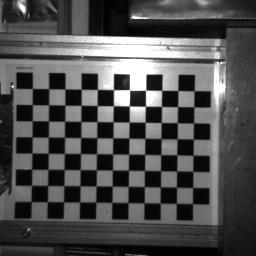
#> input picture configs/calib_raw_20251028_143410_668_pre.jpg, 256 x 256 px
$ python -i black_block_detector.py   (imports and definitions only)
#> lines starting #> are read from the running program, lines starting #| are printed output that depends on the picture; after the words box and inside, x2 and y2 are one past the last pixel; in counts of white or black regions, pixels touching at a corner belong together
#> further down, picture is the input picture: shape (256, 256, 3); min 0, max 255, mean 79
#!/usr/bin/env python
# -*- coding: utf-8 -*-

"""
黑块检测器
从强度图中检测黑色标记块（用于标定）
移植自 VisionCore/tools/detect_black_block_to_xy.py
"""

import cv2
import numpy as np
from typing import List, Tuple, Optional
from dataclasses import dataclass


@dataclass
class BlackBlock:
    """黑块检测结果"""
    center_u: int
    center_v: int
    area_px: float
    score: float


def _build_binaries(gray: np.ndarray) -> List[dict]:
    """生成多种二值化变体以提高检测鲁棒性"""
    variants = []
    h, w = gray.shape[:2]
#> h = 256; w = 256

    # 原始灰度图
    variants.append(("raw", gray))

    # CLAHE增强
    try:
        clahe = cv2.createCLAHE(clipLimit=3.0, tileGridSize=(8, 8))
        variants.append(("clahe", clahe.apply(gray)))
    except Exception:
        pass

    # 直方图均衡化
    try:
        variants.append(("equalize", cv2.equalizeHist(gray)))
    except Exception:
        pass

    # 光照归一化
    try:
        sigma = max(8.0, 0.08 * min(h, w))
#> sigma = 20.48
        bg = cv2.GaussianBlur(gray.astype(np.float32), (0, 0), sigmaX=sigma, sigmaY=sigma)
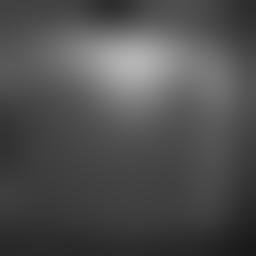
#> bg: shape (256, 256) float32; min 25.72, max 180.9, mean 79
        corr = cv2.divide(gray.astype(np.float32) + 1.0, bg + 1.0, scale=128.0)
        corr = np.clip(corr, 0, 255).astype(np.uint8)
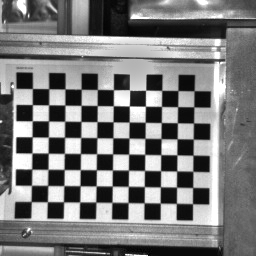
#> corr: shape (256, 256); min 2, max 255, mean 122.7
        variants.append(("illum", corr))
    except Exception:
        pass

    # 对每个变体应用多种阈值方法
    results = []
    k = max(3, int(round(min(h, w) * 0.01)))
#> k = 3
    k = k + 1 if k % 2 == 0 else k
    kernel = cv2.getStructuringElement(cv2.MORPH_RECT, (max(3, k), max(3, k)))
#> kernel = [[1, 1, 1], [1, 1, 1], [1, 1, 1]]

    # 多种块大小
    block_sizes = []
    for bs_ratio in (0.03, 0.05, 0.08):
        bs = int(round(bs_ratio * min(h, w)))
        bs = bs + 1 if bs % 2 == 0 else bs
        if bs >= 5:
            block_sizes.append(bs)
#> after the loop, block_sizes = [9, 13, 21]
    if 25 not in block_sizes:
        block_sizes.append(25)

    Cs = (3, 7, 11)

    for vname, g in variants:
        g_blur = cv2.GaussianBlur(g, (5, 5), 0)

        # Otsu阈值
        _, b_otsu_inv = cv2.threshold(g_blur, 0, 255, cv2.THRESH_BINARY_INV + cv2.THRESH_OTSU)
        m = cv2.morphologyEx(b_otsu_inv, cv2.MORPH_OPEN, kernel, iterations=1)
        m = cv2.morphologyEx(m, cv2.MORPH_CLOSE, kernel, iterations=1)
        results.append({"name": f"{vname}_otsu", "img": m})

        # 自适应阈值
        for bs in block_sizes:
            for C in Cs:
                try:
                    b_adapt_inv = cv2.adaptiveThreshold(
                        g, 255, cv2.ADAPTIVE_THRESH_GAUSSIAN_C,
                        cv2.THRESH_BINARY_INV, bs, C
                    )
                    m2 = cv2.morphologyEx(b_adapt_inv, cv2.MORPH_OPEN, kernel, iterations=1)
                    m2 = cv2.morphologyEx(m2, cv2.MORPH_CLOSE, kernel, iterations=1)
                    results.append({"name": f"{vname}_adapt_b{bs}_C{C}", "img": m2})
                except Exception:
                    pass
#> this loop made 4 passes
#> vname on passes 1 to 4: 'raw', 'clahe', 'equalize', 'illum'
#> pass 1, in _build_binaries, `m = cv2.morphologyEx(m, cv2.MORPH_CLOSE, kernel, iterations=1)`:
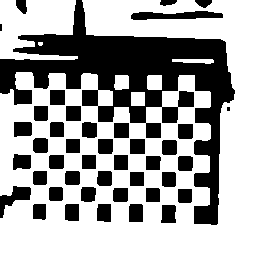
#> m: shape (256, 256); 64.2% white; 42 black regions (2 under 20 px), largest, box (x1, y1, x2, y2) and area: (0, 0, 235, 225) 14800, (131, 11, 223, 20) 579, (0, 186, 31, 218) 418
#> after the loop: b_adapt_inv: shape (256, 256); 38.4% white; 179 white regions (159 under 20 px), largest, box (x1, y1, x2, y2) and area: (15, 72, 212, 221) 13985, (0, 63, 238, 256) 3052, (0, 0, 256, 39) 2756
#> after the loop: b_otsu_inv: shape (256, 256); 52% white; 36 black regions (6 under 20 px), largest, box (x1, y1, x2, y2) and area: (0, 34, 235, 247) 23124, (112, 139, 161, 203) 1274, (130, 0, 254, 20) 1264
#> after the loop:
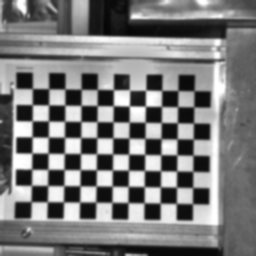
#> g_blur: shape (256, 256); min 6, max 255, mean 122.7
#> after the loop, results = 52 items

    # 去重
    uniq = []
    seen = set()
    for d in results:
        im = d["img"]
        key = (im.shape, int(im.mean()), int(im.std()))
        if key not in seen:
            seen.add(key)
            uniq.append(d)
#> this loop made 52 passes
#> key on passes 1 to 12: ((256, 256), 163, 122), ((256, 256), 57, 106), ((256, 256), 35, 88), ((256, 256), 18, 65), ((256, 256), 74, 116), ((256, 256), 55, 105), ((256, 256), 42, 94), ((256, 256), 97, 123), ((256, 256), 81, 118), ((256, 256), 68, 112), ((256, 256), 100, 124), ((256, 256), 87, 120)
#> after the loop, seen = 42 items; uniq = 42 items

    return uniq


def _ring_contrast(gray: np.ndarray, cnt: np.ndarray, inner_inflate: int = 2, ring: int = 4) -> float:
    """计算轮廓内部与环形边界的对比度"""
    x, y, w, h = cv2.boundingRect(cnt)
    pad = ring + 2
    x0 = max(0, x - pad)
    y0 = max(0, y - pad)
    x1 = min(gray.shape[1], x + w + pad)
    y1 = min(gray.shape[0], y + h + pad)
    roi = gray[y0:y1, x0:x1]

    if roi.size == 0:
        return 0.0

    cnt_shift = cnt.copy()
    cnt_shift[:, 0, 0] -= x0
    cnt_shift[:, 0, 1] -= y0

    mask_in = np.zeros(roi.shape[:2], np.uint8)
    cv2.drawContours(mask_in, [cnt_shift], -1, 255, -1)

    if inner_inflate > 0:
        k = inner_inflate * 2 + 1
        kernel = cv2.getStructuringElement(cv2.MORPH_ELLIPSE, (k, k))
        mask_in = cv2.dilate(mask_in, kernel, iterations=1)

    mask_ring = cv2.dilate(
        mask_in,
        cv2.getStructuringElement(cv2.MORPH_ELLIPSE, (ring * 2 + 1, ring * 2 + 1)),
        1
    )
    mask_ring = cv2.subtract(mask_ring, mask_in)

    if int(mask_ring.sum()) == 0:
        return 0.0

    mean_in = float(cv2.mean(roi, mask=mask_in)[0])
    mean_out = float(cv2.mean(roi, mask=mask_ring)[0])
    return max(0.0, mean_out - mean_in)


def _quad_score(cnt: np.ndarray, gray: np.ndarray) -> Optional[dict]:
    """评估轮廓是否为方形黑块"""
    area = cv2.contourArea(cnt)
    if area <= 1:
        return None

    rect = cv2.minAreaRect(cnt)
    (cx, cy), (w, h), angle = rect
    bw, bh = (w, h) if w >= h else (h, w)

    if bw <= 2 or bh <= 2:
        return None

    ar = bw / float(bh)
    hull = cv2.convexHull(cnt)
    hull_area = cv2.contourArea(hull)

    if hull_area <= 1:
        return None

    solidity = area / float(hull_area)
    peri = cv2.arcLength(cnt, True)
    approx = cv2.approxPolyDP(cnt, 0.03 * peri, True)
    box = cv2.boxPoints(rect)
    x, y, ww, hh = cv2.boundingRect(cnt)
    extent = area / float(max(1, ww * hh))
    contrast = _ring_contrast(gray, cnt, inner_inflate=1, ring=5)

    # 计算综合得分
    score = 0.0
    if len(approx) == 4:
        score += 1.0
    score += max(0.0, 1.0 - abs(ar - 1.0))
    score += max(0.0, min(solidity, 1.0))
    score += max(0.0, min(extent, 1.0))
    score += min(1.0, contrast / 20.0)

    return {
        'center': (float(cx), float(cy)),
        'area': float(area),
        'rect': rect,
        'box': box.astype(np.float32),
        'aspect': float(ar),
        'solidity': float(solidity),
        'extent': float(extent),
        'contrast': float(contrast),
        'size_hint': float((bw + bh) * 0.5),
        'score': float(score)
    }


def _find_black_quads(bin_img: np.ndarray, gray: np.ndarray,
                      min_area_ratio=0.00015, max_area_ratio=0.35) -> List[dict]:
    """在二值图中查找黑色方块"""
    h, w = bin_img.shape[:2]
    img_area = float(h * w)
    contours, _ = cv2.findContours(bin_img, cv2.RETR_EXTERNAL, cv2.CHAIN_APPROX_SIMPLE)

    cand = []
    for cnt in contours:
        area = cv2.contourArea(cnt)
        if not (min_area_ratio * img_area <= area <= max_area_ratio * img_area):
            continue

        qs = _quad_score(cnt, gray)
        if qs is None:
            continue

        # 过滤条件
        if qs['aspect'] < 0.8 or qs['aspect'] > 1.25:
            continue
        if qs['solidity'] < 0.9 or qs['extent'] < 0.6:
            continue
        if qs['contrast'] < 8.0:
            continue

        cand.append(qs)

    cand.sort(key=lambda d: d['score'], reverse=True)
    return cand


def _merge_duplicates(cands: List[dict], dist_thresh: float) -> List[dict]:
    """合并重复检测"""
    kept = []
    for c in cands:
        cx, cy = c['center']
        ok = True
        for k in kept:
            kx, ky = k['center']
            if (cx - kx) ** 2 + (cy - ky) ** 2 <= dist_thresh ** 2:
                ok = False
                break
        if ok:
            kept.append(c)
    return kept


def _pca_axes(points: np.ndarray) -> Tuple[np.ndarray, np.ndarray, np.ndarray]:
    """PCA主成分分析"""
    m = points.mean(axis=0)
    X = points - m
    U, S, Vt = np.linalg.svd(X, full_matrices=False)
    u = Vt[0]
    v = Vt[1] if Vt.shape[0] > 1 else np.array([0.0, 1.0])
    return m, u, v


def _order_grid_by_pca(centers: np.ndarray, rows: int, cols: int) -> List[Tuple[float, float]]:
    """
    使用PCA对网格点排序，确保整齐的行列布局

    Args:
        centers: 点的坐标数组 (N, 2)
        rows: 目标行数
        cols: 目标列数

    Returns:
        按行优先顺序排列的点列表 [(x1,y1), (x2,y2), ...]
    """
    if len(centers) < rows * cols:
        # 点数不足，直接返回
        return [(float(p[0]), float(p[1])) for p in centers]

    # 1. PCA找到主方向
    m, u, v = _pca_axes(centers)

    # u: 第一主成分（通常是行方向，水平方向）
    # v: 第二主成分（通常是列方向，垂直方向）

    # 2. 将所有点投影到主成分上
    proj_u = (centers - m) @ u  # 水平方向投影
    proj_v = (centers - m) @ v  # 垂直方向投影

    # 3. 创建网格结构：根据投影值分配行列索引
    # 为每个点分配行号（基于垂直投影）
    v_sorted_idx = np.argsort(proj_v)

    # 将点均匀分配到rows行
    points_per_row = len(centers) // rows
    remainder = len(centers) % rows

    row_assignments = np.zeros(len(centers), dtype=int)
    current_idx = 0
    for r in range(rows):
        # 前面的行多分配一个点（如果有余数）
        n_points = points_per_row + (1 if r < remainder else 0)
        for i in range(n_points):
            if current_idx < len(v_sorted_idx):
                row_assignments[v_sorted_idx[current_idx]] = r
                current_idx += 1

    # 4. 对每一行，选择最合适的cols个点，并按水平位置排序
    grid_points = []

    for r in range(rows):
        # 找到属于这一行的所有点
        row_mask = row_assignments == r
        row_indices = np.where(row_mask)[0]

        if len(row_indices) == 0:
            # 如果这一行没有点，跳过但保持行序
            continue

        row_centers = centers[row_indices]
        row_proj_u = proj_u[row_indices]

        # 如果这一行点数多于cols，选择均匀分布的cols个点
        if len(row_indices) > cols:
            # 按水平位置排序
            u_order = np.argsort(row_proj_u)

            # 均匀选择cols个点（确保分布均匀）
            selected_indices = []
            for c in range(cols):
                # 计算理想位置（线性插值）
                if cols > 1:
                    ideal_pos = c * (len(u_order) - 1) / (cols - 1)
                else:
                    ideal_pos = 0
                # 选择最接近理想位置的点
                actual_idx = int(round(ideal_pos))
                actual_idx = min(actual_idx, len(u_order) - 1)  # 防止越界
                selected_indices.append(u_order[actual_idx])

            row_centers = row_centers[selected_indices]
            row_proj_u = row_proj_u[selected_indices]

        # 按水平位置排序
        u_order = np.argsort(row_proj_u)
        sorted_row = row_centers[u_order]

        # 严格限制为cols个点
        n_points = min(len(sorted_row), cols)
        for i in range(n_points):
            pt = sorted_row[i]
            grid_points.append((float(pt[0]), float(pt[1])))

    # 最终确保返回 rows * cols 个点（如果点数足够）
    expected_count = rows * cols
    if len(grid_points) > expected_count:
        grid_points = grid_points[:expected_count]

    return grid_points


def detect_black_blocks(image: np.ndarray, max_blocks: int = 12,
                        rows: int = 3, cols: int = 4) -> List[BlackBlock]:
    """
    检测图像中的黑色标记块

    Args:
        image: 输入图像（灰度或彩色）
        max_blocks: 最大检测数量
        rows: 网格行数
        cols: 网格列数

    Returns:
        检测到的黑块列表，按网格顺序排列
    """
    if image is None:
        return []

    # 转为灰度图
    if len(image.shape) == 2:
        gray = image
    else:
        gray = cv2.cvtColor(image, cv2.COLOR_BGR2GRAY)

    # 生成多种二值化
    binaries = _build_binaries(gray)
#> binaries = 42 items

    # 从所有二值图中收集候选
    all_cands = []
    h, w = gray.shape[:2]
    approx_tile = max(8.0, min(h, w) * 0.04)

    for d in binaries:
        b = d["img"]
        cands = _find_black_quads(b, gray)
        all_cands.extend(cands)
#> this loop made 42 passes
#> img_area in _find_black_quads on pass 1: 65536
#> img_area in _find_black_quads on pass 2: 65536
#> pass 1, in _ring_contrast, `roi = gray[y0:y1, x0:x1]`:
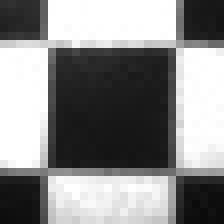
#> roi: shape (28, 28) (shown 8 times larger); min 11, max 255, mean 139.2
#> pass 1, in _ring_contrast, `mask_ring = cv2.subtract(mask_ring, mask_in)`:
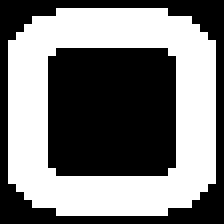
#> mask_ring: shape (28, 28) (shown 8 times larger); 48% white; 1 white region, box (x1, y1, x2, y2) and area: (1, 1, 27, 27) 376
#> after the loop:
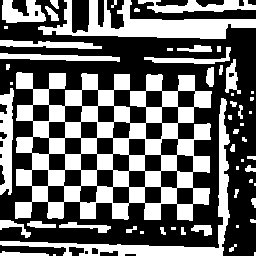
#> b: shape (256, 256); 41.6% white; 56 white regions (19 under 20 px), largest, box (x1, y1, x2, y2) and area: (15, 72, 212, 221) 14223, (38, 0, 256, 39) 3551, (0, 98, 230, 256) 2882

    # 按得分排序并去重
    all_cands.sort(key=lambda d: d['score'], reverse=True)
    all_cands = _merge_duplicates(all_cands, dist_thresh=approx_tile * 0.6)

    # 尺寸过滤
    if all_cands:
        sizes = np.array([c['size_hint'] for c in all_cands], dtype=np.float32)
        med = float(np.median(sizes))
        keep = []
        for c in all_cands:
            if med <= 0:
                keep.append(c)
                continue
            if 0.65 * med <= c['size_hint'] <= 1.5 * med:
                keep.append(c)
#> this loop made 36 passes
        all_cands = keep

    # 距离过滤（剔除孤立点）
    if len(all_cands) >= 3:
        centers_tmp = np.array([c['center'] for c in all_cands], dtype=np.float32)
        dists = []
        for i in range(len(centers_tmp)):
            di = np.sqrt(((centers_tmp[i] - centers_tmp) ** 2).sum(axis=1))
            di.sort()
            if len(di) > 1:
                dists.append(di[1])
#> this loop made 31 passes
        if dists:
            dists = np.array(dists, dtype=np.float32)
            md = float(np.median(dists))
            filtered = []
            for idx, c in enumerate(all_cands):
                if dists[idx] <= 1.8 * md:
                    filtered.append(c)
            all_cands = filtered

    # 凸包过滤
    if len(all_cands) >= 4:
        pts_all = np.array([c['center'] for c in all_cands], dtype=np.float32)
        rect = cv2.minAreaRect(pts_all.reshape(-1, 1, 2))
        box = cv2.boxPoints(rect)
        inliers = []
        for c in all_cands:
            p = c['center']
            inside = cv2.pointPolygonTest(box, (p[0], p[1]), False)
            if inside >= 0:
                inliers.append(c)
        if len(inliers) >= max(4, len(all_cands) // 2):
            all_cands = inliers

    if not all_cands:
        return []

    # 按网格排序
    centers = np.array([c['center'] for c in all_cands], dtype=np.float32)
    if rows > 0 and cols > 0 and centers.shape[0] >= max(rows * cols // 2, 4):
        ordered_pts = _order_grid_by_pca(centers, rows, cols)
    else:
        ordered_pts = [(float(x), float(y)) for x, y in centers]

    # 限制数量
    ordered_pts = ordered_pts[:min(max_blocks, len(ordered_pts))]

    # 转换为BlackBlock对象
    blocks = []
    for u, v in ordered_pts:
        # 查找对应的候选以获取完整信息
        best_cand = None
        best_dist = float('inf')
        for c in all_cands:
            cx, cy = c['center']
            dist = (u - cx) ** 2 + (v - cy) ** 2
            if dist < best_dist:
                best_dist = dist
                best_cand = c

        if best_cand:
            blocks.append(BlackBlock(
                center_u=int(round(u)),
                center_v=int(round(v)),
                area_px=best_cand['area'],
                score=best_cand['score']
            ))
#> this loop made 12 passes
#> (u, v) on passes 1 to 12: (201.5, 163.5), (104.5, 162), (71.5, 193.5), (23.5, 177), (201.5, 131.5), (137, 130.5), (105, 129.5), (24, 145), (137.5, 98.5), (105, 97.5), (73, 97.5), (24, 112.5)

    return blocks

>>> import cv2
>>> picture = cv2.imread('../../configs/calib_raw_20251028_143410_668_pre.jpg')
>>> result = detect_black_blocks(picture)

$ run again, on configs/warmup_image.jpg
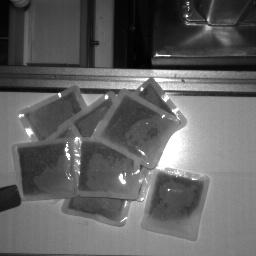
#> input picture configs/warmup_image.jpg, 256 x 256 px
#> picture is the input picture: shape (256, 256, 3); min 0, max 255, mean 98.2
#> the loop in _build_binaries, `for vname, g in variants:` made 4 passes
#> vname on passes 1 to 4: 'raw', 'clahe', 'equalize', 'illum'
#> pass 1, in _build_binaries, `m = cv2.morphologyEx(m, cv2.MORPH_CLOSE, kernel, iterations=1)`:
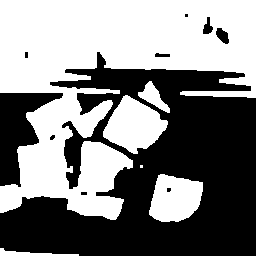
#> m: shape (256, 256); 51.4% white; 10 black regions (5 under 20 px), largest, box (x1, y1, x2, y2) and area: (0, 52, 256, 256) 28675, (0, 93, 63, 187) 2794, (216, 28, 229, 44) 134, (203, 17, 213, 34) 100, (155, 53, 170, 57) 48
#> after the loop in _build_binaries, `for vname, g in variants:`: results = 52 items
#> the loop in _build_binaries, `for d in results:` made 52 passes
#> key on passes 1 to 8: ((256, 256), 131, 127), ((256, 256), 25, 76), ((256, 256), 9, 48), ((256, 256), 5, 35), ((256, 256), 39, 92), ((256, 256), 19, 67), ((256, 256), 10, 50), ((256, 256), 61, 108)
#> after the loop in _build_binaries, `for d in results:`: seen = 42 items
#> the loop in detect_black_blocks, `for d in binaries:` made 42 passes
#> img_area in _find_black_quads on pass 1: 65536
#> after the loop in detect_black_blocks, `for d in binaries:`:
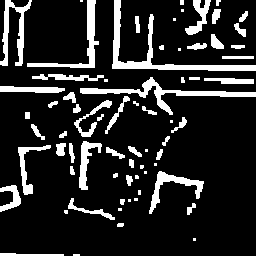
#> b: shape (256, 256); 15.2% white; 70 white regions (19 under 20 px), largest, box (x1, y1, x2, y2) and area: (112, 0, 256, 71) 1461, (80, 77, 256, 115) 1119, (27, 0, 99, 68) 754
#> the loop in _merge_duplicates, `for c in cands:` made 14 passes
#> the loop in detect_black_blocks, `for c in all_cands:` made 7 passes
#> the loop in detect_black_blocks, `for i in range(len(centers_tmp)):` made 4 passes
#> the loop in detect_black_blocks, `for idx, c in enumerate(all_cands):` made 4 passes
#> the loop in detect_black_blocks, `for c in all_cands:` made 4 passes
#> the loop in detect_black_blocks, `for u, v in ordered_pts:` made 4 passes
#> (u, v) on passes 1 to 4: (72, 172), (241, 19), (161, 46.5), (144, 226.5)
